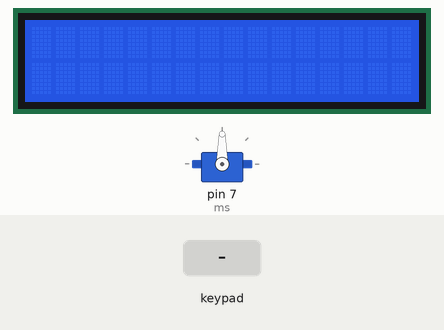
The sketch below on a simulated Arduino Uno, built with avr-gcc and run on an emulated ATmega328P. Parts: 16×2 character LCD, servo. The inputs (shaded band) are chosen by the test bench.

Above: at 1.2 s.
1.3 s: keypad keys 1 2 3 4 pressed 0.4 s apart
At 7.26 s:
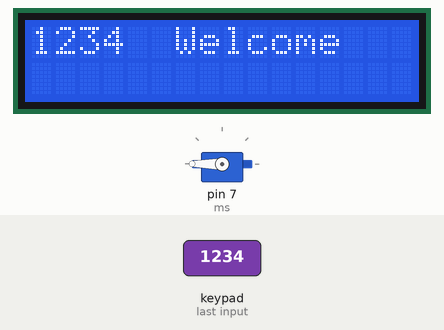
8.6 s: key '*' pressed
11.6 s: key '#' pressed
At 13.2 s:
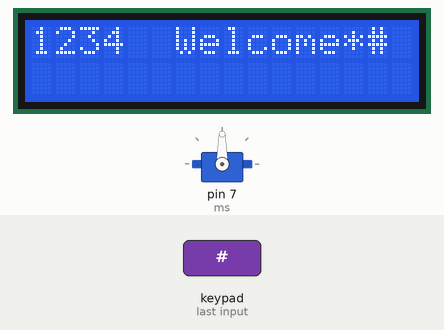
13.6 s: key '*' pressed
At 13.9 s:
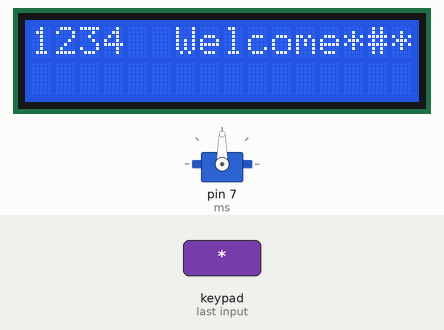
Timing chart, 0 to 16.1 s (numbered marks = the images above; inputs shaded):
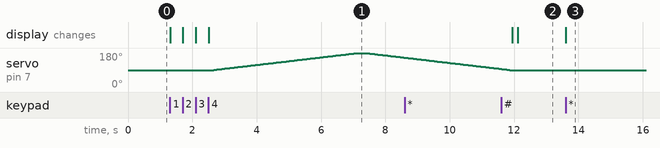

Measured:
- after the input at 1.3 s, servo on pin 7 (ms): rises from 90° to 180° in 4.5 s, then falls to 156° in 1.5 s; the display: first changes at once (image 1 shows a later state)
- after the input at 11.6 s, the display: first differs from a run without the input after 0.51 s (image 2)
- after the input at 13.6 s, the display: changes at once (image 3)

The sketch:

Keypad_survo_motor_code.ino
```cpp
#include<Keypad.h>
#include<Servo.h>
#include<LiquidCrystal.h>
#define knownPass "1234"
String inputPass;
int i, rs=13, e=12, d4=11, d5=10, d6=9, d7=8;
const int col = 3, row = 4;
char keys[row][col]={
  {'1','2','3'},
  {'4','5','6'},
  {'7','8','9'},
  {'*','0','#'},
};
byte pin_row[row] = {3,2,1,0};
byte pin_col[col] = {4,5,6};
Keypad keypad = Keypad(makeKeymap(keys), pin_row, pin_col, row, col);
LiquidCrystal lcd(rs, e, d4, d5, d6, d7);
Servo ms;

void setup() {
  // put your setup code here, to run once:
  lcd.begin(16,2);
  ms.attach(7);
}

void loop() {
  // put your main code here, to run repeatedly:
  char key = keypad.getKey();
  if(key){
    inputPass+=key;
    if(inputPass.equals(knownPass)){
      lcd.print(key);
      lcd.println();
      lcd.print("Welcome");
      delay(100);
      for(i=90; i<=180; i++){
        ms.write(i);
        delay(50);
      }
      delay(200);
      for(i=180; i>=90; i--){
        ms.write(i);
        delay(50);
      }
    }else{
      lcd.print(key);
    }
  }

}
```
